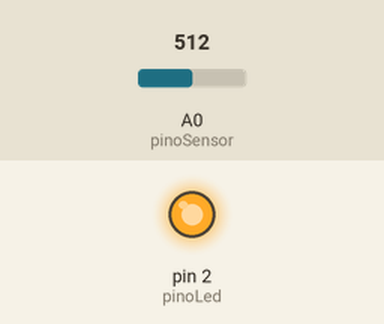
Simulated run of this sketch. Board: Arduino Uno, built with avr-gcc and run on an emulated ATmega328P. Shown: output pins drawn as LEDs (lit = HIGH). The inputs (shaded band) are chosen by the test bench; at power-on: A0 (pinoSensor) = 512.

Above: at 1.2 s.
1.3 s: A0 (pinoSensor) set to 57
2.8 s: A0 (pinoSensor) set to 45
At 3.5 s:
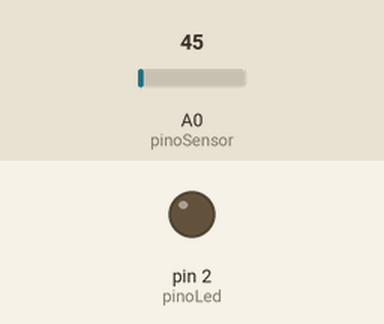
4.3 s: A0 (pinoSensor) set to 122
At 4.7 s:
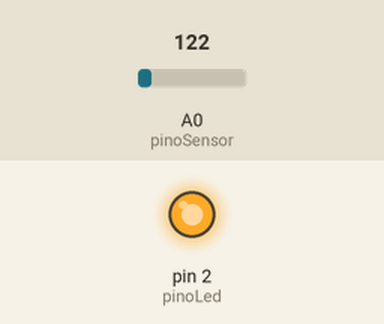
5.8 s: A0 (pinoSensor) set to 0
At 7.1 s:
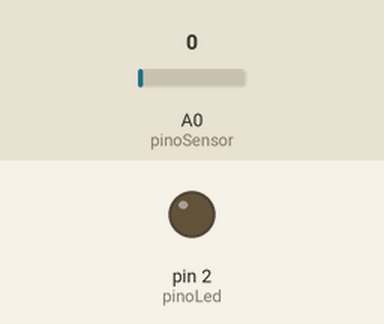
Timing chart, 0 to 8.3 s (numbered marks = the images above; inputs shaded):
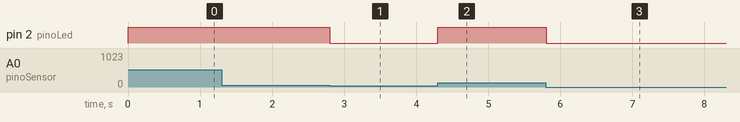

The sketch:

fotoresistor.ino
```cpp
/*
 * ACENDER LED COM FOTORESISTOR (LDR)
 * @author: Milênio Rocha
 * mileniorocha.com.br
 *
 */
// --- DEFINIR PINOS E VARIÁVEIS ---

// PINO ANALOGICO
#define pinoSensor A0

// PINO DIGITAL
#define pinoLed 2

// VARIÁVEL DO SENSOR
int leituraSensor = 0;

//  VARIAVEL DE INTENSIDADE DO SENSOR
int intensidadeSensor = 50;


// FUNÇÃO DE CONFIGURAÇÃO INICIAL
void setup() {
// DECLARA PINO DO LED COMO SAIDA
  pinMode(pinoLed, OUTPUT);
}

// FUNÇÃO DE EXECUÇÃO DO PROGRAMA
void loop() {
  // LÊ O PINO ANALOGICO (SENSOR LDR)
  leituraSensor = analogRead(pinoSensor);

// SE A LEITURA DO SENSOR FOR MENOR QUE A VARIAVEL DE INTENSIDADE DO SENSOR
  if(leituraSensor > intensidadeSensor){
  // LIGA O LED
     digitalWrite( pinoLed, HIGH);
  } else { // SENÃO
   // DESLIGA O LED
   digitalWrite( pinoLed, LOW);
  }
// TEMPO DE ESTABILIZADO PARA RETORNAR LAÇO DE REPETIÇÃO
  delay(2);
}
```

Measured:
- the behaviour switches between 51 and 50 on A0 (pinoSensor) (found by bisection; images 0 and 1)
- after the input at 1.3 s, every drawn part: stays the same
- after the input at 2.8 s, pin 2 (pinoLed): HIGH → LOW at once
- after the input at 4.3 s, pin 2 (pinoLed): LOW → HIGH at once
- after the input at 5.8 s, pin 2 (pinoLed): HIGH → LOW at once
